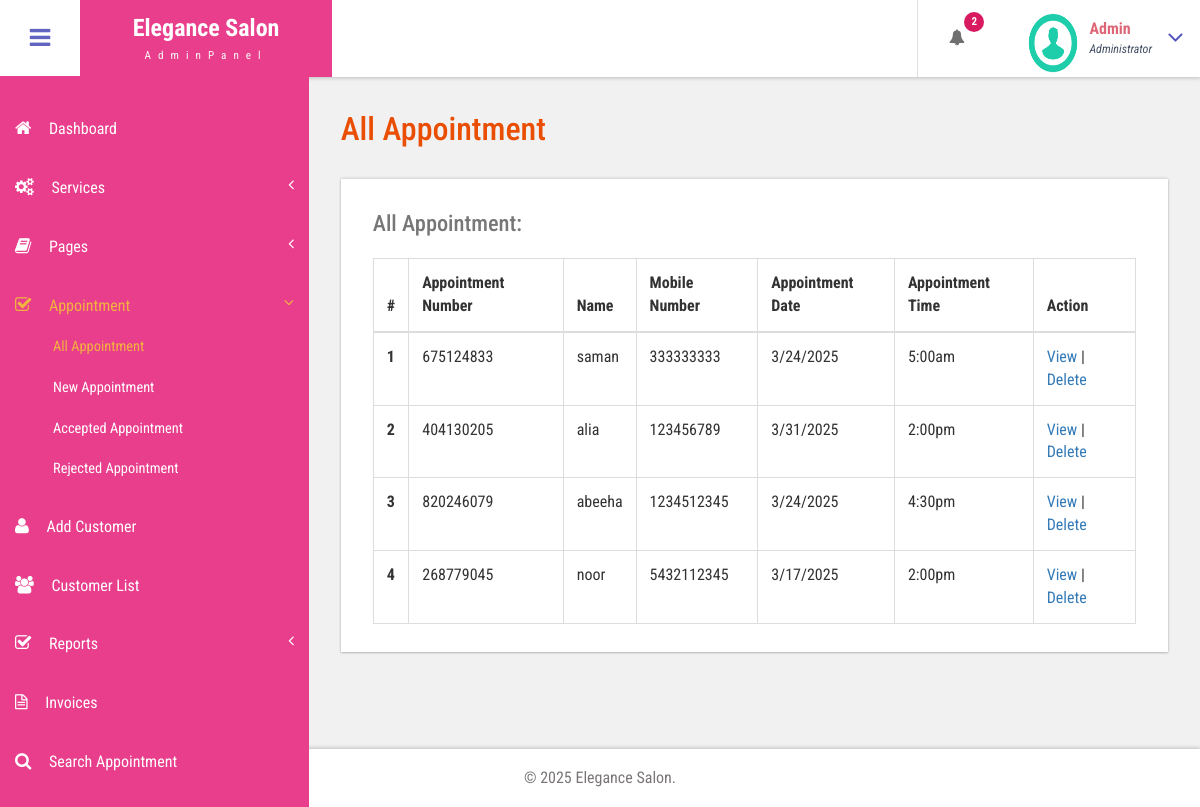
The app's page /admin/all-appointment.php (signed in) with its own data.
### tables this page shows
CREATE TABLE `tblappointment` (
  `ID` int(10) NOT NULL,
  `AptNumber` varchar(80) DEFAULT NULL,
  `Name` varchar(120) DEFAULT NULL,
  `Email` varchar(120) DEFAULT NULL,
  `PhoneNumber` bigint(11) DEFAULT NULL,
  `AptDate` varchar(120) DEFAULT NULL,
  `AptTime` varchar(120) DEFAULT NULL,
  `Services` varchar(120) DEFAULT NULL,
  `ApplyDate` timestamp NULL DEFAULT current_timestamp(),
  `Remark` varchar(250) NOT NULL,
  `Status` varchar(50) NOT NULL,
  `RemarkDate` timestamp NOT NULL DEFAULT '0000-00-00 00:00:00' ON UPDATE current_timestamp()
);

### admin/all-appointment.php (the view, shortened to what this page needs)
<?php
include('includes/dbconnection.php');
  ?>
<!DOCTYPE HTML>
<html>
<head>
<link href="css/bootstrap.css" rel='stylesheet' type='text/css' />
<link href="css/style.css" rel='stylesheet' type='text/css' />
<link href="css/font-awesome.css" rel="stylesheet">
<link href="css/animate.css" rel="stylesheet" type="text/css" media="all">
<link href="css/custom.css" rel="stylesheet">
</head>
<body class="cbp-spmenu-push">
	<div class="main-content">
		 <?php include_once('includes/sidebar.php');?>
		 <?php include_once('includes/header.php');?>
		<div id="page-wrapper">
			<div class="main-page">
				<div class="tables">
					<h3 class="title1">All Appointment</h3>
					<div class="table-responsive bs-example widget-shadow">
						<h4>All Appointment:</h4>
						<table class="table table-bordered"> <thead> <tr> <th>#</th> <th> Appointment Number</th> <th>Name</th><th>Mobile Number</th> <th>Appointment Date</th><th>Appointment Time</th><th>Action</th> </tr> </thead> <tbody>
<?php
$ret=mysqli_query($con,"select *from  tblappointment");
$cnt=1;
while ($row=mysqli_fetch_array($ret)) {
?>
						 <tr>
							 <th scope="row"><?php echo $cnt;?></th>
							  <td><?php  echo $row['AptNumber'];?></td>
							   <td><?php  echo $row['Name'];?></td>
							   <td><?php  echo $row['PhoneNumber'];?></td>
							   <td><?php  echo $row['AptDate'];?></td>
							    <td><?php  echo $row['AptTime'];?></td>
								 <td>
									<a href="view-appointment.php?viewid=<?php echo $row['ID'];?>">View</a> |
									<a href="#" onclick="confirmDelete(<?php echo $row['ID']; ?>, '<?php echo $_SESSION['csrf_token']; ?>')">Delete</a>
									</td>
									 </tr>   <?php
$cnt=$cnt+1;
}?></tbody> </table>
					</div>
				</div>
			</div>
		</div>
		 <?php include_once('includes/footer.php');?>
	</div>
</body>
</html>

### admin/includes/header.php (shortened to what this page needs)
<div class="sticky-header header-section ">
      <div class="header-left">
        <button id="showLeftPush"><i class="fa fa-bars"></i></button>
        <div class="logo">
          <a href="index.html">
            <h1>Elegance Salon</h1>
            <span>AdminPanel</span>
          </a>
        </div>
      </div>
      <div class="header-right">
        <div class="profile_details_left">
          <ul class="nofitications-dropdown">
            <?php
$ret1=mysqli_query($con,"select ID,Name from  tblappointment where Status=''");
$num=mysqli_num_rows($ret1);
?>
            <li class="dropdown head-dpdn">
              <a href="#" class="dropdown-toggle" data-toggle="dropdown" aria-expanded="false"><i class="fa fa-bell"></i><span class="badge blue"><?php echo $num;?></span></a>
            </li>
          </ul>
          <div class="clearfix"> </div>
        </div>
        <div class="profile_details">
        <?php
$adid=$_SESSION['bpmsaid'];
$ret=mysqli_query($con,"select AdminName from tbladmin where ID='$adid'");
$row=mysqli_fetch_array($ret);
$name=$row['AdminName'];
?>
          <ul>
            <li class="dropdown profile_details_drop">
              <a href="#" class="dropdown-toggle" data-toggle="dropdown" aria-expanded="false">
                <div class="profile_img">
                  <span class="prfil-img"><img src="images/download (1).png" alt="" width="50" height="60"> </span>
                  <div class="user-name">
                    <p><?php echo $name; ?></p>
                    <span>Administrator</span>
                  </div>
                  <i class="fa fa-angle-down lnr"></i>
                  <div class="clearfix"></div>
                </div>
              </a>
            </li>
          </ul>
        </div>
      </div>
      <div class="clearfix"> </div>
    </div>

### admin/css/style.css (style rules this page uses)
h4, h5, h6, h1, h2, h3 { margin: 0; }
ul, ol { margin: 0; }
p { margin: 0; }
html, body { font-family: 'Roboto Condensed', sans-serif; font-size: 100%; overflow-x: hidden; background: #fff; }
body a { transition: 0.5s all ease; -webkit-transition: 0.5s all ease; -moz-transition: 0.5s all ease; -o-transition: 0.5s all ease; -ms-transition: 0.5s all ease; text-decoration:none; }
h1,h2,h3,h4,h5,h6 { margin:0; }
p { margin:0; }
ul,label { margin:0; padding:0; }
.main-content { position: relative; }
.sticky-header { position: fixed; top: 0; left:0px; width: 100%; z-index: 100; }
.header-section { background:#FFF; box-shadow: 1px 1px 4px rgba(0, 0, 0, 0.21); -webkit-box-shadow: 1px 1px 4px rgba(0, 0, 0, 0.21); -moz-box-shadow: 1px 1px 4px rgba(0, 0, 0, 0.21); -o-box-shadow: 1px 1px 4px rgba(0, 0, 0, 0.21); }
.header-section::after { clear: both; display: block; content: ''; }
.header-left { float: left; width: 45%; }
.header-right { float: right; }
button#showLeftPush { font-size: 1.5em; width: 80px; padding: 0.87em 0; text-align: center; cursor: pointer; float: left; color: #6F6F6F; -moz-transition: all 0.2s ease-out 0s; -webkit-transition: all 0.2s ease-out 0s; transition: all 0.2s ease-out 0s; border: none; background-color: #fff; outline:none; }
.cbp-spmenu-push { overflow-x: hidden; position: relative; }
.cbp-spmenu, .cbp-spmenu-push { -webkit-transition: all 0.3s ease; -moz-transition: all 0.3s ease; transition: all 0.3s ease; }
.cbp-spmenu-push div#page-wrapper { margin: 0 0 0 19.3em; transition:.5s all; -webkit-transition:.5s all; -moz-transition:.5s all; }
.fa { display: inline-block; font-family: FontAwesome; font-style: normal; font-weight: normal; line-height: 1; -webkit-font-smoothing: antialiased; -moz-osx-font-smoothing: grayscale; }
.logo { background: #e83e8c; text-align: center; float: left; }
.logo a { padding: 0.9em 3.3em .7em; display: block; text-decoration: none; }
.logo a h1 { color: #fff; font-size: 1.5em; line-height: 1.2em; font-weight: 700; }
.logo a span { color: #F8F8F8; font-size: .7em; text-align: center; letter-spacing: 7px; }
.profile_details_left { float: left; }
li.dropdown.head-dpdn { display: inline-block; padding: 1.7em 0; border-left: 1px solid #E0E0E0; float: left; }
li.dropdown.head-dpdn a.dropdown-toggle { padding: 1.7em 2em; }
i.fa.fa-bell { color:#6F6F6F; }
.header-right span.badge { font-size: 11px; font-weight: bold; color: #FFF; background: #8BC34A; line-height: 15px; width: 20px; height: 20px; border-radius: 2em; -webkit-border-radius: 2em; -moz-border-radius: 2em; -o-border-radius: 2em; text-align: center; display: inline-block; position: absolute; top: 16%; padding: 2px 0 0; }
.header-right span.blue { background-color:#D81B60; }
.profile_details { float: right; }
.profile_details_drop a.dropdown-toggle { display:block; padding: 0.8em 3em 0 2em; }
.profile_img span.prfil-img { float:left; }
.user-name { float:left; margin-top:8px; margin-left:11px; height:35px; }
.profile_details ul li { list-style-type:none; position:relative; }
.profile_details li a i.fa.lnr { position: absolute; top: 34%; right: 8%; color: #4F52BA; font-size: 1.6em; }
.user-name p { font-size:1em; color:#DD6777; line-height:1em; font-weight:700; }
.user-name span { font-size: .75em; font-style: italic; color: #424f63; font-weight: normal; margin-top: .3em; }
.widget-shadow { background-color: #fff; box-shadow: 0 -1px 3px rgba(0,0,0,.12),0 1px 2px rgba(0,0,0,.24); -webkit-box-shadow: 0 -1px 3px rgba(0,0,0,.12),0 1px 2px rgba(0,0,0,.24); -moz-box-shadow: 0 -1px 3px rgba(0,0,0,.12),0 1px 2px rgba(0,0,0,.24); }
h3.title1 { font-size: 2em; color: #e94e02; margin-bottom: 0.8em; }
.table > thead > tr > th, .table > tbody > tr > th, .table > tfoot > tr > th, .table > thead > tr > td, .table > tbody > tr > td, .table > tfoot > tr > td { border-top: none; }
.tables h4 { font-size: 1.4em; margin-bottom: 1em; color: #777777; }
.tables .panel-body ,.tables .bs-example { padding: 2em 2em 0.5em; }
.tables .table > thead > tr > th, .tables .table > tbody > tr > th, .tables .table > tfoot > tr > th, .tables .table > thead > tr > td, .tables .table > tbody > tr > td, .tables .table > tfoot > tr > td { padding: 13px; border-top: 1px solid #E0E0E0; }
.bs-example { margin-top: 2em; }

### admin/css/custom.css (style rules this page uses)
#page-wrapper { padding:7em 2em 2.5em; background-color: #F1F1F1; }

### records on screen
tblappointment: AptNumber "675124833", Name "saman", PhoneNumber "333333333", AptDate "3/24/2025", AptTime "5:00am"
tblappointment: AptNumber "404130205", Name "alia", PhoneNumber "123456789", AptDate "3/31/2025", AptTime "2:00pm"
tblappointment: AptNumber "820246079", Name "abeeha", PhoneNumber "1234512345", AptDate "3/24/2025", AptTime "4:30pm"
tblappointment: AptNumber "268779045", Name "noor", PhoneNumber "5432112345", AptDate "3/17/2025", AptTime "2:00pm"

### other values on screen
$num "2"
$name "Admin"
